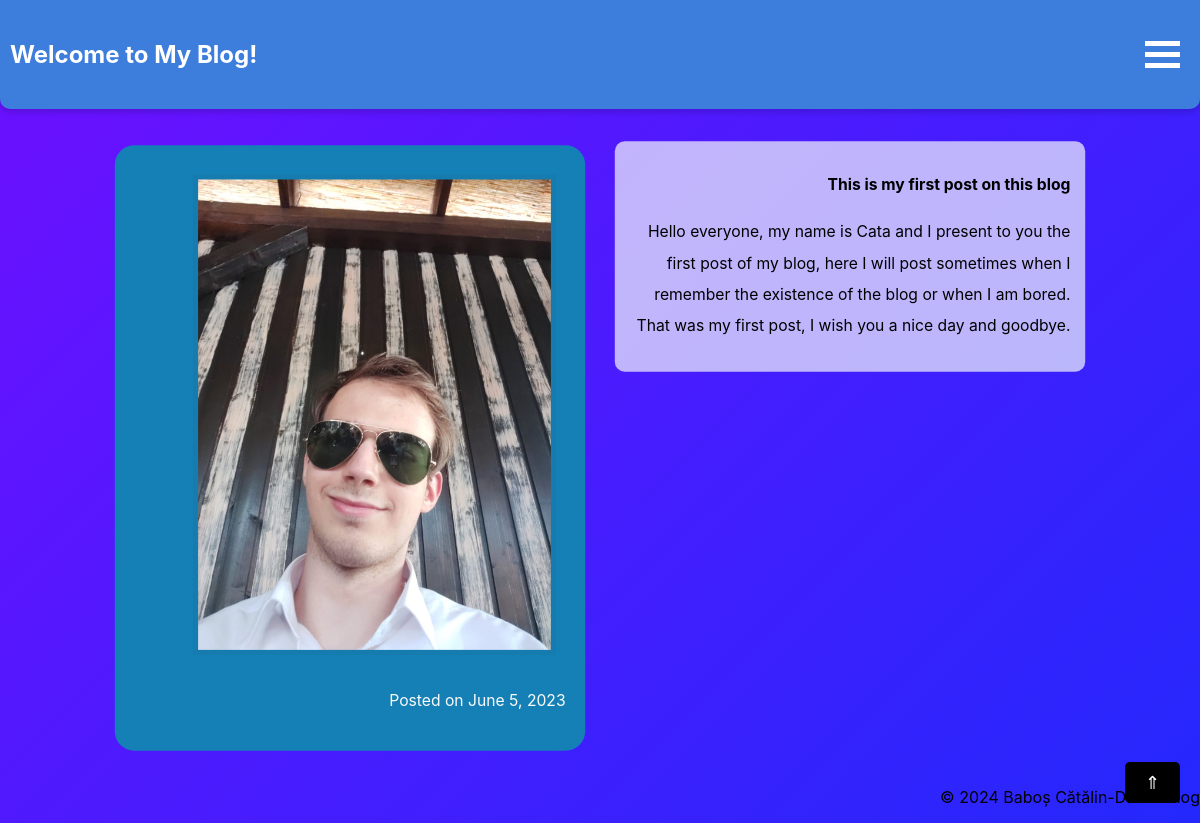
The app's page /post/1/ with its own data.
### myapp/models.py (models this page shows)
class Post(models.Model):
    title = models.CharField(max_length=1000)
    post_date = models.DateField()
    image = models.ImageField(upload_to='static/')
    paragraph = models.TextField(max_length=1000)
    more_details_for_the_dedicated_page = models.TextField(max_length=1000,default=' ')

### myapp/views.py (the view)
# urls.py: path('post/<int:post_id>/', views.post_detail, name='post_detail'),
def post_detail(request, post_id):
    post = get_object_or_404(Post, pk=post_id)
    return render(request, './html/post_detail.html', {'post': post})

### myapp/templates/html/post_detail.html (shortened to what this page needs)
<!DOCTYPE html>
<html lang="en">
<head>
    {% load static %}
    <link rel="stylesheet" type="text/css" href="{% static 'css/index.css' %}">
    <link rel="stylesheet" href="{% static 'css/menu.css' %}">
    <link rel="stylesheet" href="{% static 'css/BackToTheTop.css' %}">
    <link rel="stylesheet" href="{% static 'css/searchPosts.css' %}">
    <link rel="stylesheet" href="https://cdnjs.cloudflare.com/ajax/libs/font-awesome/4.7.0/css/font-awesome.min.css">
</head>
<body>
    <header>
        <h1>Welcome to My Blog!</h1>
        <nav>
            <div class="MenuButton" onclick="Menu(this)">
                <div class="bar1"></div>
                <div class="bar2"></div>
                <div class="bar3"></div>
              </div>
        </nav>
    </header>
    <main>
        <section>
            <div class="post">
                <div class="post-image-container">
                    <div class="box2">
                        <img src="{{ post.image.url }}" class="post-image" alt="{{ post.title }}">
                        <p style="color: rgba(251, 251, 251, 0.995);"> Posted on {{ post.post_date }}</p>
                    </div>
                </div>
                <div class="post-text">
                    <div class="box">
                        <h2>{{ post.title }}</h2>
                        <p>{{ post.paragraph }}</p>
                    </div>
                </div>
            </div>
        </section>
    </main>
    <footer>
        <a href="#" onclick="toTop(); return false;" class="back-to-top">⇑</a>
        <p>© 2024 Baboș Cătălin-Daniel Blog</p>
    </footer>
</body>
</html>

### static/css/index.css (style rules this page uses)
body { font-family: 'Georgia', serif; color: #000; background-size: cover; text-align: center; margin: auto; font-family: -apple-system, BlinkMacSystemFont, sans-serif; overflow: auto; background: linear-gradient(315deg, rgb(39, 247, 230) 3%, rgb(35, 122, 228) 38%, rgb(15, 47, 251) 68%, rgb(104, 17, 255) 98%); animation: gradient 15s ease infinite; background-size: 400% 400%; background-attachment: fixed; }
.post { transition: all 0.5s ease; }
.post { margin-bottom: 50px; margin: 30px 200px; display: flex; justify-content: space-between; }
.post-text, .post-image-container { flex: 1; padding: 10px; box-sizing: border-box; text-align: right; }
p { text-align: right; display: flex; justify-content: right; align-items: right; }
.post h2, .post p { color: #000000; font-size: 18px; margin-left: 1px; line-height: 2; }
img.post-image { height: 480px; width: auto; border: 5px solid #3333330e; margin: 10px; }
header { background-color: #3d7ddc; padding: 15px 0; display: flex; justify-content: space-between; align-items: center; border-bottom-left-radius: 10px; border-bottom-right-radius: 10px; box-shadow: 0px 3px 6px rgba(0, 0, 0, 0.16); }
.box { width: auto; height: auto; background-color: #f5f9fbb1; transform: scale(0.980); transition: transform 0.3s ease; border-radius: 10px; padding: 15px; }
.box2 { width: auto; height: auto; background-color: #1580b6; transform: scale(0.980); transition: transform 0.3s ease; border-radius: 20px; padding: 20px; }
h1 { color: #ffffff; font-size: 24px; margin: 10px 10px; text-align: center; }
h1 { animation: juggle 5s infinite; }
nav { display: flex; }
@media (max-width: 1200px) { .post { margin: 20px 100px; } }
@media (max-width: 1200px) { .post h2, .post p { font-size: 16px; } }

### static/css/menu.css (style rules this page uses)
.MenuButton { margin: 20px; cursor: pointer; }
.bar1, .bar2, .bar3 { width: 35px; height: 5px; background-color: #ffffff; margin: 6px 0; transition: 0.4s; }

### static/css/BackToTheTop.css (style rules this page uses)
.back-to-top { position: fixed; bottom: 20px; right: 20px; text-decoration: none; color: white; background-color: black; padding: 10px 20px; border-radius: 5px; font-size: 18px; }

### records on screen
Post: image (picture), post_date "June 5, 2023", title "This is my first post on this blog", paragraph "Hello everyone, my name is Cata and I present to you the first post of my blog, here I will post sometimes when I remember the existence of the blog or when I am bored. That was my first post, I wish you a nice day and goodbye."
